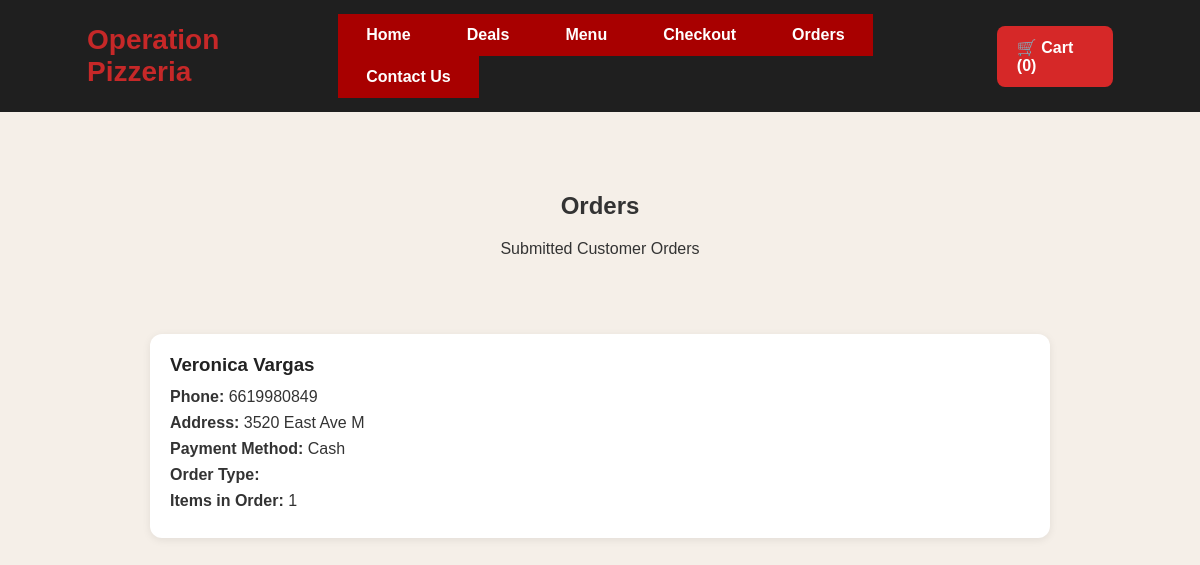
The page /orders on the database as committed earlier.
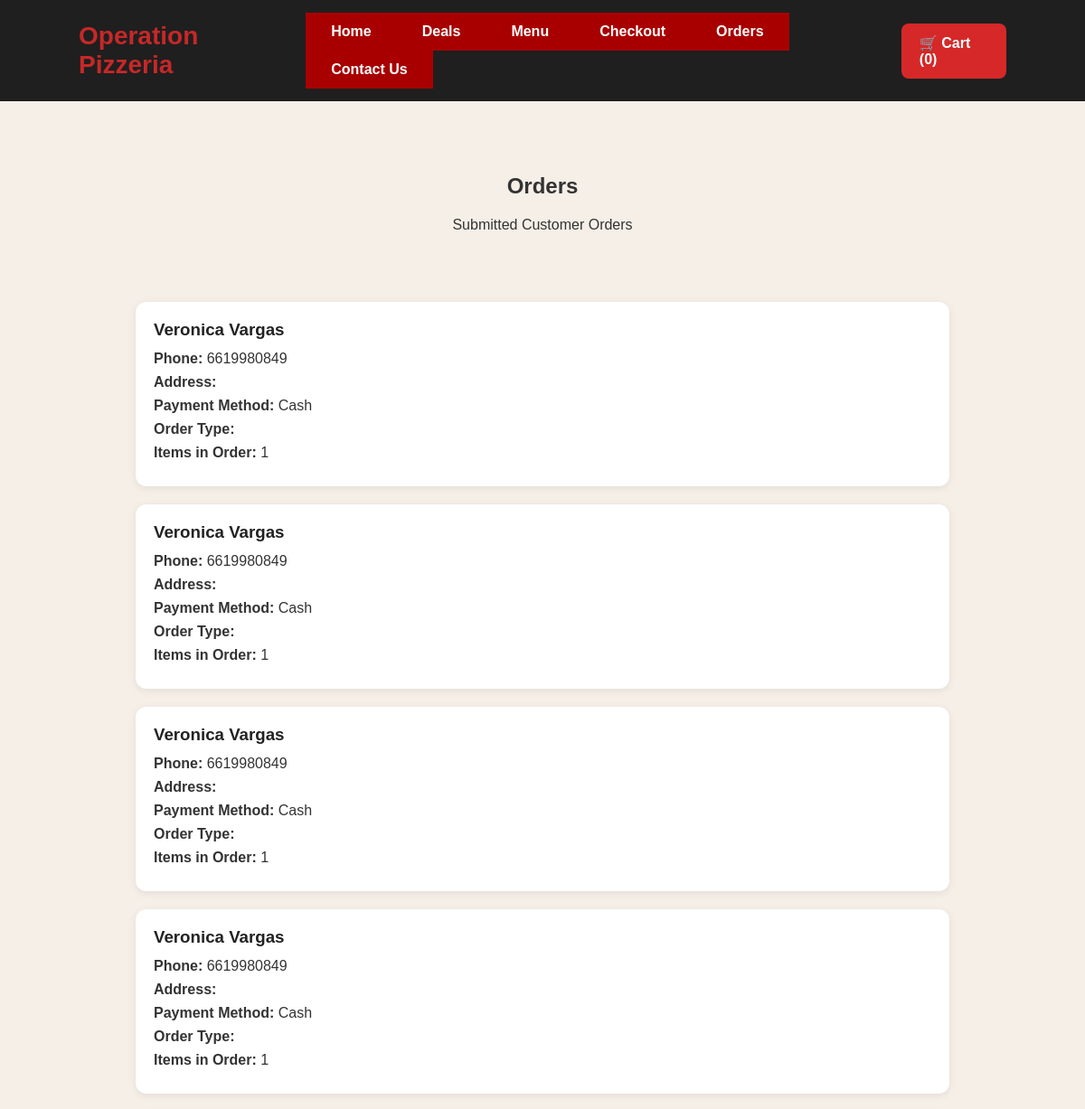
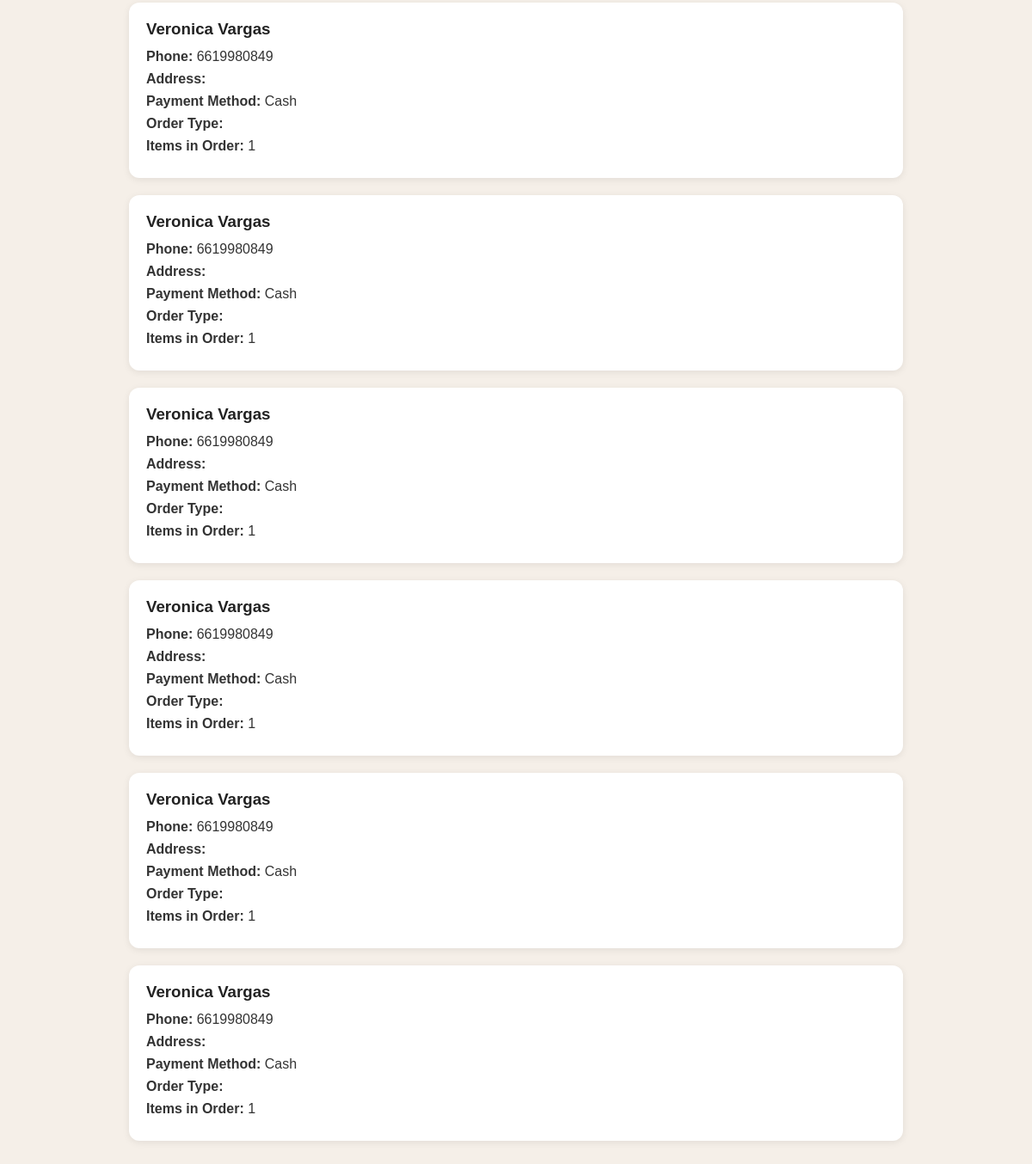
The same page on the database as committed later (2 pictures, top to bottom).
### tables this page shows
CREATE TABLE orders (
        order_id INTEGER PRIMARY KEY AUTOINCREMENT,
        customer_name TEXT NOT NULL,
        phone TEXT NOT NULL,
        pizza_type TEXT NOT NULL,
        pizza_size TEXT NOT NULL,
        quantity INTEGER NOT NULL,
        address TEXT NOT NULL,
        payment_method TEXT NOT NULL,
        delivery_type TEXT NOT NULL
    );

### app.py (the view)
@app.route("/orders")
def orders():
    conn = get_db_connection()
    orders = conn.execute("SELECT * FROM orders").fetchall()
    conn.close()
    return render_template(
        "orders.html",
        orders=orders,
        cart_count=get_cart_count()
    )

### app.py (called while the page is built)
def get_db_connection():
    conn = sqlite3.connect("pizzeria.db")
    conn.row_factory = sqlite3.Row
    return conn

def get_cart_count():
    cart = session.get("cart", [])
    return len(cart)

### templates/orders.html (shortened to what this page needs)
<!DOCTYPE html>
<html lang="en">
<head>
    <link rel="stylesheet" href="{{ url_for('static', filename='style.css') }}">
</head>
<body>
    <header class="top-header">
        <div class="container">
            <a href="/" class="logo">Operation Pizzeria</a>
            <nav class="main-nav">
                <a href="/">Home</a>
                <a href="/deals">Deals</a>
                <a href="/menu">Menu</a>
                <a href="/order">Checkout</a>
                <a href="/orders">Orders</a>
                <a href="/contact">Contact Us</a>
            </nav>
            <a href="/cart" class="cart-button">🛒 Cart ({{ cart_count }})</a>
        </div>
    </header>
    <main class="hero">
        <h2>Orders</h2>
        <p>Submitted Customer Orders</p>
    </main>
    <section class="orders-list">
        {% if orders %}
            {% for order in orders %}
                <div class="order-card">
                    <h3>{{ order.customer_name }}</h3>
                    <p><strong>Phone:</strong> {{ order.phone }}</p>
                    <p><strong>Address:</strong> {{ order.address }}</p>
                    <p><strong>Payment Method:</strong> {{ order.payment_method|title }}</p>
                    <p><strong>Order Type:</strong> {{ order.order_type|title }}</p>
                    <p><strong>Items in Order:</strong> {{ order.quantity }}</p>
                </div>
            {% endfor %}
        {% else %}
            <div class="order-card">
                <p>No orders have been submitted yet.</p>
            </div>
        {% endif %}
    </section>
</body>
</html>

### static/style.css (style rules this page uses)
body { font-family: Arial, sans-serif; margin: 0; background-color: #f5efe8; color: #333; }
.container { width: 90%; max-width: 1200px; margin: 0 auto; }
.top-header { background-color: #1f1f1f; padding: 14px 30px; }
.top-header .container { display: flex; justify-content: space-between; align-items: center; gap: 20px; }
.logo { text-decoration: none; color: #c62828; font-size: 28px; font-weight: bold; }
.main-nav { display: flex; gap: 0; flex-wrap: wrap; }
.main-nav a { background-color: #a80000; color: white; text-decoration: none; padding: 12px 28px; font-weight: bold; }
.cart-button { background-color: #d62828; color: white; text-decoration: none; padding: 12px 20px; border-radius: 8px; font-weight: bold; }
.hero { text-align: center; padding: 60px 20px 30px; }
.orders-list { max-width: 900px; margin: 30px auto; padding: 0 20px; }
.order-card { background-color: white; padding: 20px; margin-bottom: 20px; border-radius: 12px; box-shadow: 0 2px 8px rgba(0, 0, 0, 0.08); }
.order-card h3 { margin-top: 0; margin-bottom: 12px; color: #222; }
.order-card p { margin: 8px 0; color: #333; font-size: 16px; }

Rows that differ between the two databases and show on the page:
changed orders (number 1 of 10 on the later page): address "3520 East Ave M" → (not shown)
added orders: customer_name "Veronica Vargas", phone "6619980849", payment_method "Cash", quantity "1"
added orders: customer_name "Veronica Vargas", phone "6619980849", payment_method "Cash", quantity "1"
added orders: customer_name "Veronica Vargas", phone "6619980849", payment_method "Cash", quantity "1"
added orders: customer_name "Veronica Vargas", phone "6619980849", payment_method "Cash", quantity "1"
added orders: customer_name "Veronica Vargas", phone "6619980849", payment_method "Cash", quantity "1"
added orders: customer_name "Veronica Vargas", phone "6619980849", payment_method "Cash", quantity "1"
added orders: customer_name "Veronica Vargas", phone "6619980849", payment_method "Cash", quantity "1"
added orders: customer_name "Veronica Vargas", phone "6619980849", payment_method "Cash", quantity "1"
added orders: customer_name "Veronica Vargas", phone "6619980849", payment_method "Cash", quantity "1"
